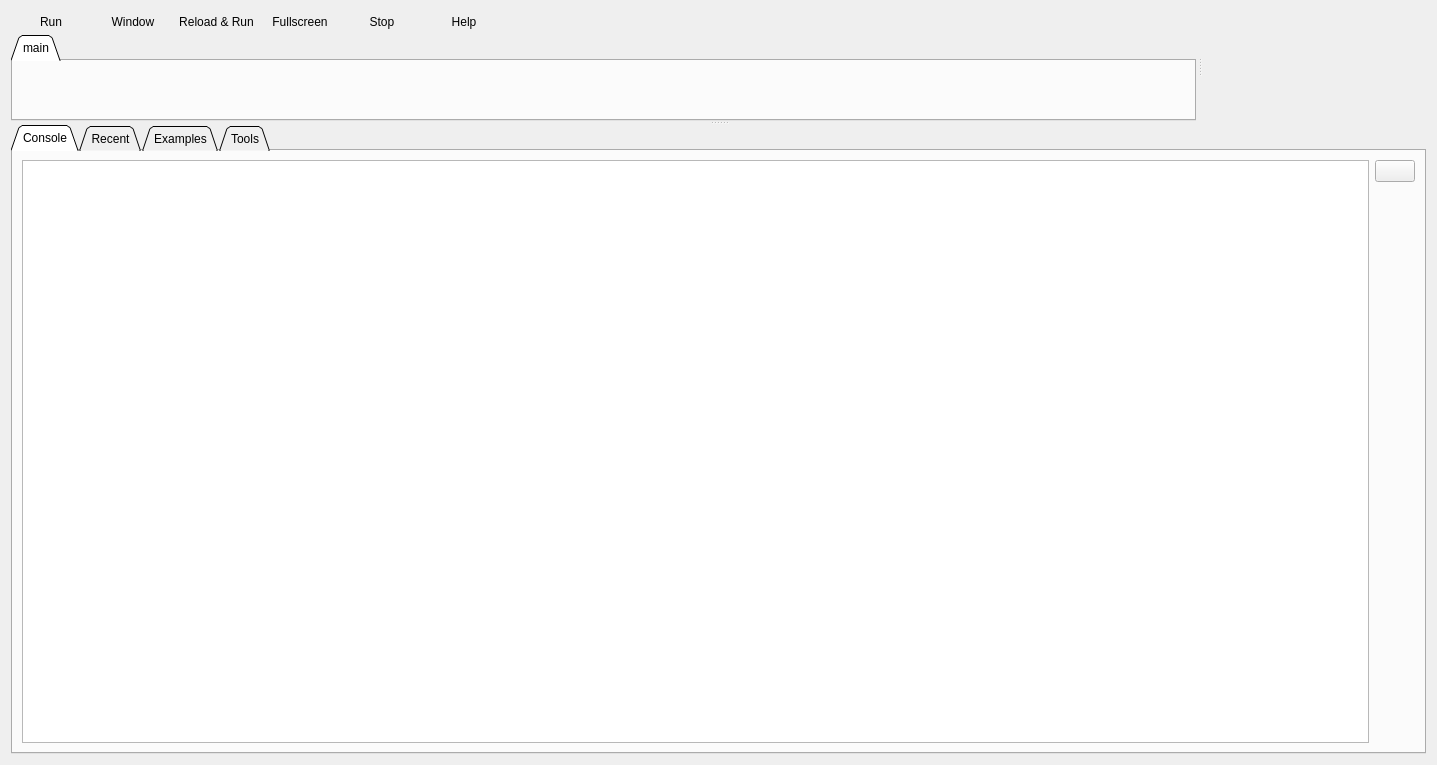
<?xml version="1.0" encoding="UTF-8"?>
<ui version="4.0">
 <class>PageScripting</class>
 <widget class="QWidget" name="PageScripting">
  <property name="geometry">
   <rect>
    <x>0</x>
    <y>0</y>
    <width>1437</width>
    <height>765</height>
   </rect>
  </property>
  <property name="windowTitle">
   <string>Form</string>
  </property>
  <layout class="QVBoxLayout" name="verticalLayout_2">
   <item>
    <widget class="QSplitter" name="splitter_2">
     <property name="orientation">
      <enum>Qt::Orientation::Vertical</enum>
     </property>
     <property name="handleWidth">
      <number>4</number>
     </property>
     <widget class="QSplitter" name="splitter">
      <property name="orientation">
       <enum>Qt::Orientation::Horizontal</enum>
      </property>
      <property name="handleWidth">
       <number>8</number>
      </property>
      <widget class="QWidget" name="layoutWidget">
       <layout class="QVBoxLayout" name="verticalLayout">
        <property name="spacing">
         <number>2</number>
        </property>
        <item>
         <layout class="QHBoxLayout" name="horizontalLayout">
          <property name="spacing">
           <number>2</number>
          </property>
          <item>
           <widget class="QPushButton" name="runButton">
            <property name="toolTip">
             <string>Run in panel.</string>
            </property>
            <property name="text">
             <string>Run</string>
            </property>
            <property name="icon">
             <iconset resource="../res.qrc">
              <normaloff>:/res/icons/Circled Play-96.png</normaloff>:/res/icons/Circled Play-96.png</iconset>
            </property>
            <property name="flat">
             <bool>true</bool>
            </property>
           </widget>
          </item>
          <item>
           <widget class="QPushButton" name="runWindowButton">
            <property name="toolTip">
             <string>Run in Window</string>
            </property>
            <property name="text">
             <string>Window</string>
            </property>
            <property name="icon">
             <iconset resource="../res.qrc">
              <normaloff>:/res/icons/Circled Play-96.png</normaloff>:/res/icons/Circled Play-96.png</iconset>
            </property>
            <property name="flat">
             <bool>true</bool>
            </property>
           </widget>
          </item>
          <item>
           <widget class="QPushButton" name="reloadAndRunButton">
            <property name="toolTip">
             <string>Reload file from filesystem and run in panel. Warning: This will replace the editor content if it is unsaved.</string>
            </property>
            <property name="text">
             <string>Reload &amp;&amp; Run</string>
            </property>
            <property name="icon">
             <iconset resource="../res.qrc">
              <normaloff>:/res/icons/Circled Play-96.png</normaloff>:/res/icons/Circled Play-96.png</iconset>
            </property>
            <property name="flat">
             <bool>true</bool>
            </property>
           </widget>
          </item>
          <item>
           <widget class="QPushButton" name="fullscreenButton">
            <property name="toolTip">
             <string>Toggle fullscreen in running window.</string>
            </property>
            <property name="text">
             <string>Fullscreen</string>
            </property>
            <property name="icon">
             <iconset resource="../res.qrc">
              <normaloff>:/res/icons/size_off.png</normaloff>:/res/icons/size_off.png</iconset>
            </property>
            <property name="flat">
             <bool>true</bool>
            </property>
           </widget>
          </item>
          <item>
           <widget class="QPushButton" name="stopButton">
            <property name="text">
             <string>Stop</string>
            </property>
            <property name="icon">
             <iconset resource="../res.qrc">
              <normaloff>:/res/icons/Shutdown-96.png</normaloff>:/res/icons/Shutdown-96.png</iconset>
            </property>
            <property name="flat">
             <bool>true</bool>
            </property>
           </widget>
          </item>
          <item>
           <widget class="QPushButton" name="helpButton">
            <property name="toolTip">
             <string>Show help</string>
            </property>
            <property name="text">
             <string>Help</string>
            </property>
            <property name="icon">
             <iconset resource="../res.qrc">
              <normaloff>:/res/icons/Help-96.png</normaloff>:/res/icons/Help-96.png</iconset>
            </property>
            <property name="flat">
             <bool>true</bool>
            </property>
           </widget>
          </item>
          <item>
           <spacer name="horizontalSpacer">
            <property name="orientation">
             <enum>Qt::Orientation::Horizontal</enum>
            </property>
            <property name="sizeHint" stdset="0">
             <size>
              <width>40</width>
              <height>20</height>
             </size>
            </property>
           </spacer>
          </item>
         </layout>
        </item>
        <item>
         <widget class="QTabWidget" name="fileTabs">
          <property name="tabShape">
           <enum>QTabWidget::TabShape::Triangular</enum>
          </property>
          <property name="currentIndex">
           <number>0</number>
          </property>
          <widget class="ScriptEditor" name="mainEdit">
           <attribute name="title">
            <string>main</string>
           </attribute>
          </widget>
         </widget>
        </item>
       </layout>
      </widget>
      <widget class="VQuickWidget" name="qmlWidget">
       <property name="autoFillBackground">
        <bool>true</bool>
       </property>
       <property name="resizeMode">
        <enum>VQuickWidget::SizeRootObjectToView</enum>
       </property>
      </widget>
     </widget>
     <widget class="QTabWidget" name="tabWidget">
      <property name="tabPosition">
       <enum>QTabWidget::TabPosition::North</enum>
      </property>
      <property name="tabShape">
       <enum>QTabWidget::TabShape::Triangular</enum>
      </property>
      <property name="currentIndex">
       <number>0</number>
      </property>
      <widget class="QWidget" name="tab">
       <attribute name="title">
        <string>Console</string>
       </attribute>
       <layout class="QHBoxLayout" name="horizontalLayout_2" stretch="1,0">
        <item>
         <widget class="VTextBrowser" name="debugEdit">
          <property name="font">
           <font>
            <family>DejaVu Sans Mono</family>
           </font>
          </property>
          <property name="lineWrapMode">
           <enum>QTextEdit::LineWrapMode::NoWrap</enum>
          </property>
         </widget>
        </item>
        <item>
         <layout class="QVBoxLayout" name="verticalLayout_3" stretch="0,1">
          <item>
           <widget class="QPushButton" name="clearConsoleButton">
            <property name="text">
             <string/>
            </property>
            <property name="icon">
             <iconset resource="../res.qrc">
              <normaloff>:/res/icons/Delete-96.png</normaloff>:/res/icons/Delete-96.png</iconset>
            </property>
           </widget>
          </item>
          <item>
           <spacer name="verticalSpacer">
            <property name="orientation">
             <enum>Qt::Orientation::Vertical</enum>
            </property>
            <property name="sizeHint" stdset="0">
             <size>
              <width>20</width>
              <height>40</height>
             </size>
            </property>
           </spacer>
          </item>
         </layout>
        </item>
       </layout>
      </widget>
      <widget class="QWidget" name="tab_2">
       <attribute name="title">
        <string>Recent</string>
       </attribute>
       <layout class="QHBoxLayout" name="horizontalLayout_7" stretch="1,0">
        <item>
         <layout class="QVBoxLayout" name="verticalLayout_10">
          <property name="spacing">
           <number>2</number>
          </property>
          <item>
           <layout class="QHBoxLayout" name="horizontalLayout_4">
            <property name="spacing">
             <number>2</number>
            </property>
            <item>
             <widget class="QLabel" name="label">
              <property name="text">
               <string>Filter</string>
              </property>
             </widget>
            </item>
            <item>
             <widget class="QLineEdit" name="recentFilterEdit"/>
            </item>
            <item>
             <widget class="QPushButton" name="recentFilterClearButton">
              <property name="toolTip">
               <string>Clear Filter Text</string>
              </property>
              <property name="text">
               <string/>
              </property>
              <property name="icon">
               <iconset resource="../res.qrc">
                <normaloff>:/res/+theme_light/icons/Cancel-96.png</normaloff>:/res/+theme_light/icons/Cancel-96.png</iconset>
              </property>
             </widget>
            </item>
           </layout>
          </item>
          <item>
           <widget class="QListWidget" name="recentList"/>
          </item>
         </layout>
        </item>
        <item>
         <layout class="QVBoxLayout" name="verticalLayout_6" stretch="0,0,0,1">
          <property name="spacing">
           <number>3</number>
          </property>
          <item>
           <widget class="QPushButton" name="openRecentButton">
            <property name="toolTip">
             <string>Open selected recent file</string>
            </property>
            <property name="text">
             <string>Open</string>
            </property>
            <property name="icon">
             <iconset resource="../res.qrc">
              <normaloff>:/res/icons/Open Folder-96.png</normaloff>:/res/icons/Open Folder-96.png</iconset>
            </property>
           </widget>
          </item>
          <item>
           <widget class="QPushButton" name="removeSelectedButton">
            <property name="toolTip">
             <string>Remove selected recent file from list (file will not be deleted from file system)</string>
            </property>
            <property name="text">
             <string>Remove</string>
            </property>
            <property name="icon">
             <iconset resource="../res.qrc">
              <normaloff>:/res/icons/Delete-96.png</normaloff>:/res/icons/Delete-96.png</iconset>
            </property>
           </widget>
          </item>
          <item>
           <widget class="QPushButton" name="clearRecentButton">
            <property name="toolTip">
             <string>Clear recent file list (nothing will be deleted from file system)</string>
            </property>
            <property name="text">
             <string>Clear</string>
            </property>
            <property name="icon">
             <iconset resource="../res.qrc">
              <normaloff>:/res/icons/Delete-96.png</normaloff>:/res/icons/Delete-96.png</iconset>
            </property>
           </widget>
          </item>
          <item>
           <spacer name="verticalSpacer_3">
            <property name="orientation">
             <enum>Qt::Orientation::Vertical</enum>
            </property>
            <property name="sizeHint" stdset="0">
             <size>
              <width>20</width>
              <height>40</height>
             </size>
            </property>
           </spacer>
          </item>
         </layout>
        </item>
       </layout>
      </widget>
      <widget class="QWidget" name="tab_3">
       <attribute name="title">
        <string>Examples</string>
       </attribute>
       <layout class="QHBoxLayout" name="horizontalLayout_8" stretch="1,0">
        <item>
         <layout class="QVBoxLayout" name="verticalLayout_11" stretch="0,1">
          <property name="spacing">
           <number>2</number>
          </property>
          <item>
           <layout class="QHBoxLayout" name="horizontalLayout_3">
            <property name="spacing">
             <number>2</number>
            </property>
            <item>
             <widget class="QLabel" name="label_2">
              <property name="text">
               <string>Filter</string>
              </property>
             </widget>
            </item>
            <item>
             <widget class="QLineEdit" name="exampleFilterEdit"/>
            </item>
            <item>
             <widget class="QPushButton" name="exampleFilterClearButton">
              <property name="toolTip">
               <string>Clear Filter Text</string>
              </property>
              <property name="text">
               <string/>
              </property>
              <property name="icon">
               <iconset resource="../res.qrc">
                <normaloff>:/res/+theme_light/icons/Cancel-96.png</normaloff>:/res/+theme_light/icons/Cancel-96.png</iconset>
              </property>
             </widget>
            </item>
           </layout>
          </item>
          <item>
           <widget class="QListWidget" name="exampleList"/>
          </item>
         </layout>
        </item>
        <item>
         <layout class="QVBoxLayout" name="verticalLayout_4" stretch="0,1">
          <item>
           <widget class="QPushButton" name="openExampleButton">
            <property name="text">
             <string>Open</string>
            </property>
            <property name="icon">
             <iconset resource="../res.qrc">
              <normaloff>:/res/icons/Open Folder-96.png</normaloff>:/res/icons/Open Folder-96.png</iconset>
            </property>
           </widget>
          </item>
          <item>
           <spacer name="verticalSpacer_2">
            <property name="orientation">
             <enum>Qt::Orientation::Vertical</enum>
            </property>
            <property name="sizeHint" stdset="0">
             <size>
              <width>20</width>
              <height>40</height>
             </size>
            </property>
           </spacer>
          </item>
         </layout>
        </item>
       </layout>
      </widget>
      <widget class="QWidget" name="tab_4">
       <attribute name="title">
        <string>Tools</string>
       </attribute>
       <layout class="QVBoxLayout" name="verticalLayout_7">
        <item>
         <layout class="QHBoxLayout" name="horizontalLayout_5" stretch="0,0,1">
          <item>
           <widget class="QGroupBox" name="groupBox">
            <property name="title">
             <string>Export C Array</string>
            </property>
            <layout class="QVBoxLayout" name="verticalLayout_5" stretch="0,0,0,1">
             <property name="spacing">
              <number>2</number>
             </property>
             <item>
              <widget class="QPushButton" name="exportCArrayHwButton">
               <property name="text">
                <string>Export Array HW</string>
               </property>
               <property name="icon">
                <iconset resource="../res.qrc">
                 <normaloff>:/res/icons/Save as-96.png</normaloff>:/res/icons/Save as-96.png</iconset>
               </property>
              </widget>
             </item>
             <item>
              <widget class="QPushButton" name="exportCArrayAppButton">
               <property name="text">
                <string>Export Array App</string>
               </property>
               <property name="icon">
                <iconset resource="../res.qrc">
                 <normaloff>:/res/icons/Save as-96.png</normaloff>:/res/icons/Save as-96.png</iconset>
               </property>
              </widget>
             </item>
             <item>
              <widget class="QPushButton" name="calcSizeButton">
               <property name="toolTip">
                <string>Calculate compressed QML size</string>
               </property>
               <property name="text">
                <string>Calculate Size</string>
               </property>
               <property name="icon">
                <iconset resource="../res.qrc">
                 <normaloff>:/res/icons/Calculator-96.png</normaloff>:/res/icons/Calculator-96.png</iconset>
               </property>
              </widget>
             </item>
             <item>
              <spacer name="verticalSpacer_4">
               <property name="orientation">
                <enum>Qt::Orientation::Vertical</enum>
               </property>
               <property name="sizeHint" stdset="0">
                <size>
                 <width>20</width>
                 <height>20</height>
                </size>
               </property>
              </spacer>
             </item>
            </layout>
           </widget>
          </item>
          <item>
           <widget class="QGroupBox" name="groupBox_2">
            <property name="title">
             <string>Connected VESC</string>
            </property>
            <layout class="QVBoxLayout" name="verticalLayout_8" stretch="0,0,1">
             <property name="spacing">
              <number>2</number>
             </property>
             <item>
              <widget class="QPushButton" name="openQmluiHwButton">
               <property name="text">
                <string>Open Qmlui HW</string>
               </property>
               <property name="icon">
                <iconset resource="../res.qrc">
                 <normaloff>:/res/icons/Open Folder-96.png</normaloff>:/res/icons/Open Folder-96.png</iconset>
               </property>
              </widget>
             </item>
             <item>
              <widget class="QPushButton" name="openQmluiAppButton">
               <property name="text">
                <string>Open Qmlui App</string>
               </property>
               <property name="icon">
                <iconset resource="../res.qrc">
                 <normaloff>:/res/icons/Open Folder-96.png</normaloff>:/res/icons/Open Folder-96.png</iconset>
               </property>
              </widget>
             </item>
             <item>
              <spacer name="verticalSpacer_5">
               <property name="orientation">
                <enum>Qt::Orientation::Vertical</enum>
               </property>
               <property name="sizeHint" stdset="0">
                <size>
                 <width>20</width>
                 <height>20</height>
                </size>
               </property>
              </spacer>
             </item>
            </layout>
           </widget>
          </item>
          <item>
           <widget class="QGroupBox" name="groupBox_3">
            <property name="sizePolicy">
             <sizepolicy hsizetype="MinimumExpanding" vsizetype="Preferred">
              <horstretch>0</horstretch>
              <verstretch>0</verstretch>
             </sizepolicy>
            </property>
            <property name="title">
             <string>QML Upload</string>
            </property>
            <layout class="QVBoxLayout" name="verticalLayout_9" stretch="0,1">
             <item>
              <layout class="QHBoxLayout" name="horizontalLayout_6">
               <property name="spacing">
                <number>2</number>
               </property>
               <item>
                <widget class="QPushButton" name="uploadButton">
                 <property name="text">
                  <string>Erase &amp;&amp; Upload</string>
                 </property>
                 <property name="icon">
                  <iconset resource="../res.qrc">
                   <normaloff>:/res/icons/Download-96.png</normaloff>:/res/icons/Download-96.png</iconset>
                 </property>
                </widget>
               </item>
               <item>
                <widget class="QPushButton" name="eraseOnlyButton">
                 <property name="text">
                  <string>Erase Only</string>
                 </property>
                 <property name="icon">
                  <iconset resource="../res.qrc">
                   <normaloff>:/res/icons/Delete-96.png</normaloff>:/res/icons/Delete-96.png</iconset>
                 </property>
                </widget>
               </item>
               <item>
                <widget class="QCheckBox" name="uploadFullscreenBox">
                 <property name="toolTip">
                  <string>Run uploaded UI in fullscreen mode.</string>
                 </property>
                 <property name="text">
                  <string>Fullscreen</string>
                 </property>
                </widget>
               </item>
               <item>
                <spacer name="horizontalSpacer_2">
                 <property name="orientation">
                  <enum>Qt::Orientation::Horizontal</enum>
                 </property>
                 <property name="sizeHint" stdset="0">
                  <size>
                   <width>40</width>
                   <height>20</height>
                  </size>
                 </property>
                </spacer>
               </item>
               <item>
                <widget class="QPushButton" name="clearUploadTextButton">
                 <property name="toolTip">
                  <string>Clear text below</string>
                 </property>
                 <property name="text">
                  <string/>
                 </property>
                 <property name="icon">
                  <iconset resource="../res.qrc">
                   <normaloff>:/res/icons/Delete-96.png</normaloff>:/res/icons/Delete-96.png</iconset>
                 </property>
                </widget>
               </item>
              </layout>
             </item>
             <item>
              <widget class="QPlainTextEdit" name="uploadTextEdit">
               <property name="readOnly">
                <bool>true</bool>
               </property>
              </widget>
             </item>
            </layout>
           </widget>
          </item>
         </layout>
        </item>
       </layout>
      </widget>
     </widget>
    </widget>
   </item>
  </layout>
 </widget>
 <customwidgets>
  <customwidget>
   <class>VQuickWidget</class>
   <extends>QWidget</extends>
   <header location="global">widgets/vquickwidget.h</header>
  </customwidget>
  <customwidget>
   <class>VTextBrowser</class>
   <extends>QTextEdit</extends>
   <header>widgets/vtextbrowser.h</header>
  </customwidget>
  <customwidget>
   <class>ScriptEditor</class>
   <extends>QWidget</extends>
   <header>widgets/scripteditor.h</header>
   <container>1</container>
  </customwidget>
 </customwidgets>
 <resources>
  <include location="../res.qrc"/>
 </resources>
 <connections>
  <connection>
   <sender>clearConsoleButton</sender>
   <signal>clicked()</signal>
   <receiver>debugEdit</receiver>
   <slot>clear()</slot>
   <hints>
    <hint type="sourcelabel">
     <x>1415</x>
     <y>148</y>
    </hint>
    <hint type="destinationlabel">
     <x>1128</x>
     <y>744</y>
    </hint>
   </hints>
  </connection>
  <connection>
   <sender>clearUploadTextButton</sender>
   <signal>clicked()</signal>
   <receiver>uploadTextEdit</receiver>
   <slot>clear()</slot>
   <hints>
    <hint type="sourcelabel">
     <x>1402</x>
     <y>201</y>
    </hint>
    <hint type="destinationlabel">
     <x>1386</x>
     <y>236</y>
    </hint>
   </hints>
  </connection>
  <connection>
   <sender>recentFilterClearButton</sender>
   <signal>clicked()</signal>
   <receiver>recentFilterEdit</receiver>
   <slot>clear()</slot>
   <hints>
    <hint type="sourcelabel">
     <x>1306</x>
     <y>161</y>
    </hint>
    <hint type="destinationlabel">
     <x>1226</x>
     <y>147</y>
    </hint>
   </hints>
  </connection>
  <connection>
   <sender>exampleFilterClearButton</sender>
   <signal>clicked()</signal>
   <receiver>exampleFilterEdit</receiver>
   <slot>clear()</slot>
   <hints>
    <hint type="sourcelabel">
     <x>1310</x>
     <y>164</y>
    </hint>
    <hint type="destinationlabel">
     <x>1265</x>
     <y>157</y>
    </hint>
   </hints>
  </connection>
 </connections>
</ui>
